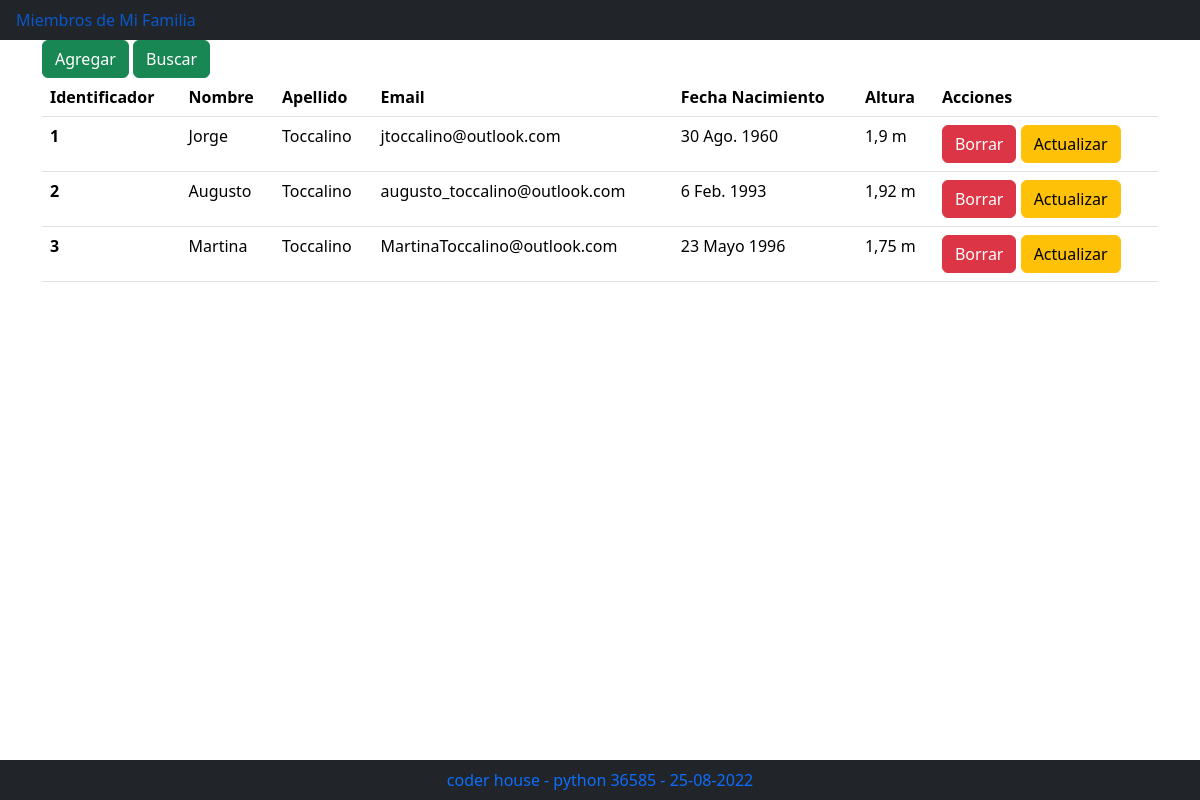
The page / on the database its author committed.
### familia/models.py (models this page shows)
class Persona(models.Model):
    nombre = models.CharField(max_length=100)
    apellido = models.CharField(max_length=100)
    email = models.CharField(max_length=100)
    fecha_nacimiento = models.DateField()
    altura = models.FloatField(default=0.0)

### familia/views.py (the view)
# urls.py: path('', views.index, name="index"),
def index(request):
    personas = Persona.objects.all()
    template = loader.get_template('familia/lista_familiares.html')
    context = {
        'personas': personas,
    }
    return HttpResponse(template.render(context, request))

### familia/templates/familia/lista_familiares.html (shortened to what this page needs)
{% extends "familia/index.html" %}
{% load bootstrap5 %}
{% block cuerpo %}
<div class="container">
  <div class="row">
    <div class="col">
      {% url 'agregar' as agregar_url %}
      {% url 'buscar' as buscar_url %}
      {% bootstrap_button "Agregar" button_class="btn-success" button_type="link" href=agregar_url %}
      {% bootstrap_button "Buscar" button_class="btn-success" button_type="link" href=buscar_url %}
    <div>
  <div>
  <div class="row">
    <div class="col">
        {% if personas %}
        <table class="table">
            <thead>
                <th scope="col">Identificador</th>
                <th scope="col">Nombre</th>
                <th scope="col">Apellido</th>
                <th scope="col">Email</th>
                <th scope="col">Fecha Nacimiento</th>
                <th scope="col">Altura</th>
                <th scope="col">Acciones</th>
            </thead>
            {% for p in personas %}
            <tbody>
                <tr>
                    <th scope="row">{{p.id}} </th>
                    <td> {{p.nombre}} </td>
                    <td> {{p.apellido}} </td>
                    <td> {{p.email}} </td>
                    <td> {{p.fecha_nacimiento}} </td>
                    <td> {{p.altura}} m</td>
                    <td>
                      {% url 'borrar' identificador=p.id as borrar_url %}
                      {% url 'actualizar' identificador=p.id as actualizar_url %}
                      {% bootstrap_button "Borrar" size="sm" button_class="btn-danger" button_type="link" href=borrar_url %}
                      {% bootstrap_button "Actualizar" size="sm" button_class="btn-warning" button_type="link" href=actualizar_url %}
                    </td>
                </tr>
            </tbody>
            {% endfor %}
        </table>
        {% else %}
            <p>No tienes familiares cargados</p>
        {% endif %}
    </div>
  </div>
</div>
{% endblock %}

### familia/templates/familia/index.html (shortened to what this page needs)
{% load bootstrap5 %}
{% bootstrap_css %}
<ul class="nav bg-dark fixed">
  <li class="nav-item">
    <a class="nav-link active" href="{%url  'index' %}"> Miembros de Mi Familia</a>
  </li>
</ul>
{% block  cuerpo %}
{% endblock %}
<ul class="nav bg-dark fixed-bottom justify-content-center">
  <li class="nav-item">
    <a class="nav-link active" href="{%url  'index' %}">coder house - python 36585 - {% now 'd-m-Y' %}</a>
  </li>
</ul>

### rows shown on the page
Persona: id "1", nombre "Jorge", apellido "Toccalino", email "jtoccalino@outlook.com", fecha_nacimiento "30 Ago. 1960", altura "1,9", bootstrap_button "Borrar", bootstrap_button "Actualizar"
Persona: id "2", nombre "Augusto", apellido "Toccalino", email "augusto_toccalino@outlook.com", fecha_nacimiento "6 Feb. 1993", altura "1,92", bootstrap_button "Borrar", bootstrap_button "Actualizar"
Persona: id "3", nombre "Martina", apellido "Toccalino", email "MartinaToccalino@outlook.com", fecha_nacimiento "23 Mayo 1996", altura "1,75", bootstrap_button "Borrar", bootstrap_button "Actualizar"
